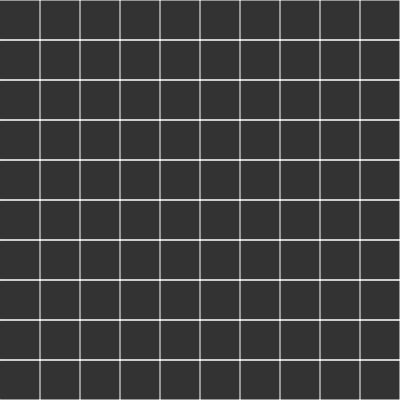
Frame 1 (no input)
Frame 60 (no input): identical to frame 1, image omitted
Frame 120 (the mouse pressed at the canvas centre since frame 60): identical to frame 1, image omitted

The p5.js sketch that drew this single still picture (run headless with seeded random() and noise() and a simulated clock; from frame 60 on, the mouse is pressed at the canvas centre):

// p5.js sketch
// ── sketch.js
//maze generator tutorial from The Coding Train

var cols, rows;
var w = 40;
var grid = [];

function setup() {
    createCanvas(400, 400);

    cols = floor(width / w);
    rows = floor(height / w);

    //generate grid of rows and cols.
    for (var j = 0; j < rows; j++) {
        for (var i = 0; i < cols; i++) {
            var cell = new Cell(i, j);
            grid.push(cell);
        }
    }

}

function draw() {
    background(51);

    grid.forEach(cell => {
        cell.show();
    });
}

function Cell(i, j) {
    //cols and rows
    this.i = i;
    this.j = j;

    this.show = function () {
        var x = this.i * w;
        var y = this.j * w;
        this.walls = [true, true, true, true]

        stroke(255);
        if (this.walls[0]) {
            line(x, y, x + w, y);
        }
        if (this.walls[1]) {
            line(x + w, y, x + w, y + w);
        }
        if (this.walls[2]) {
            line(x + w, y + w, x, y + w)
        }
        if (this.walls[3]) {
            line(x, y + w, x, y + w);
        }
        // noFill();
        // rect(x, y, w, w);

    }
}
